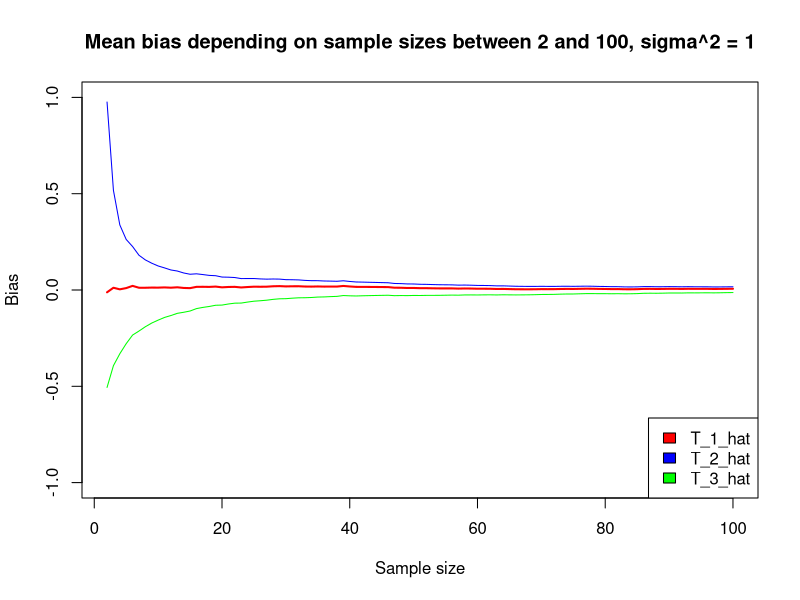
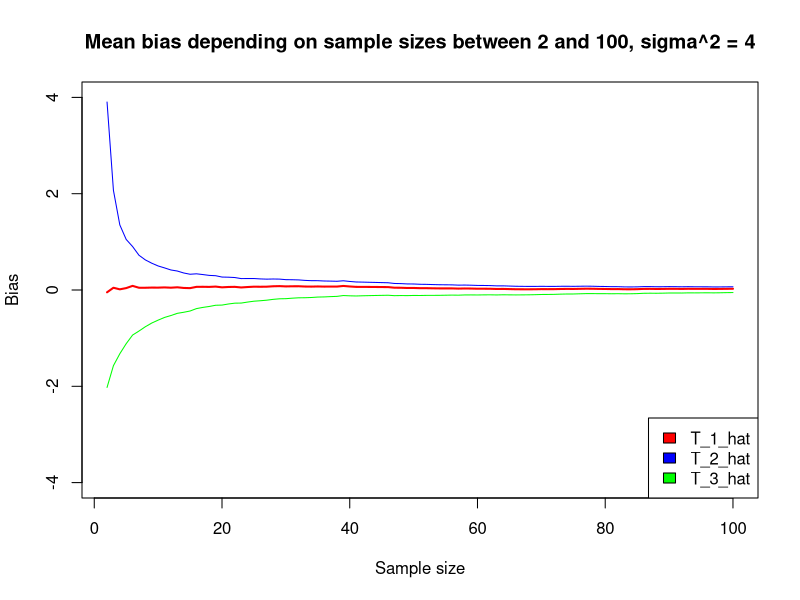
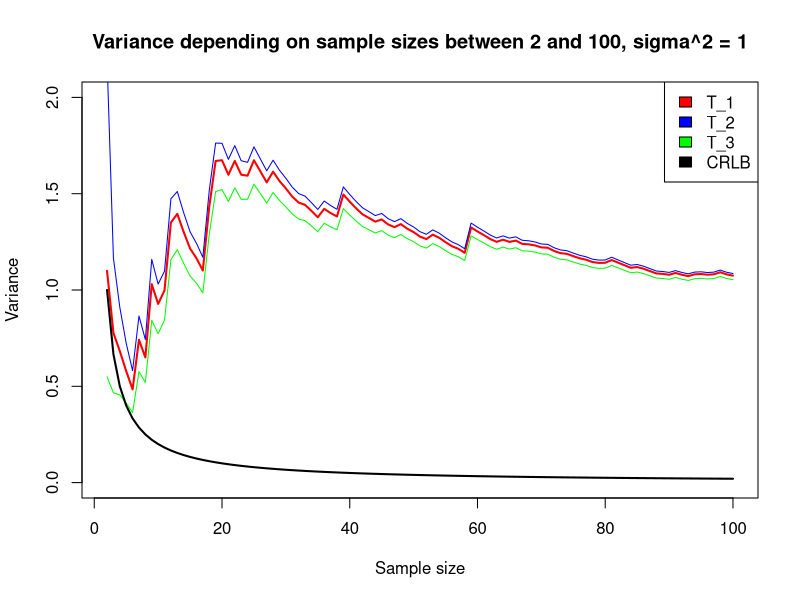
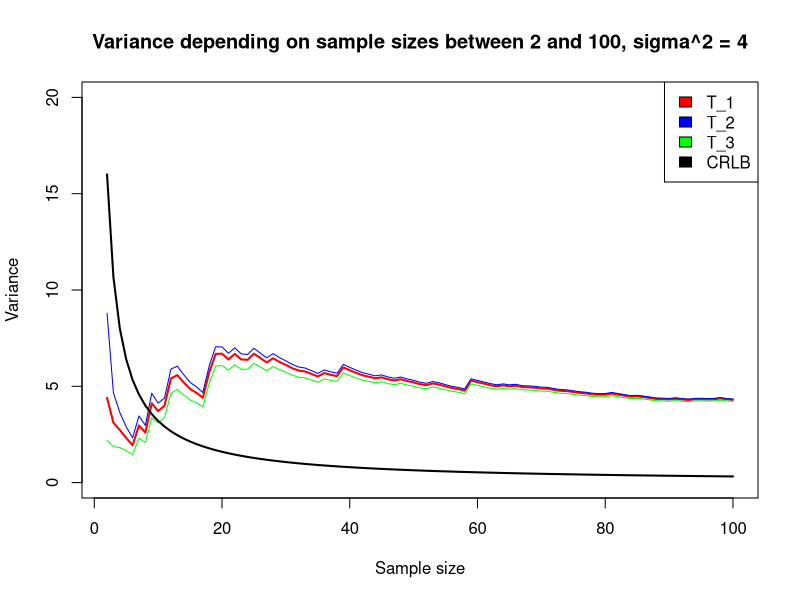
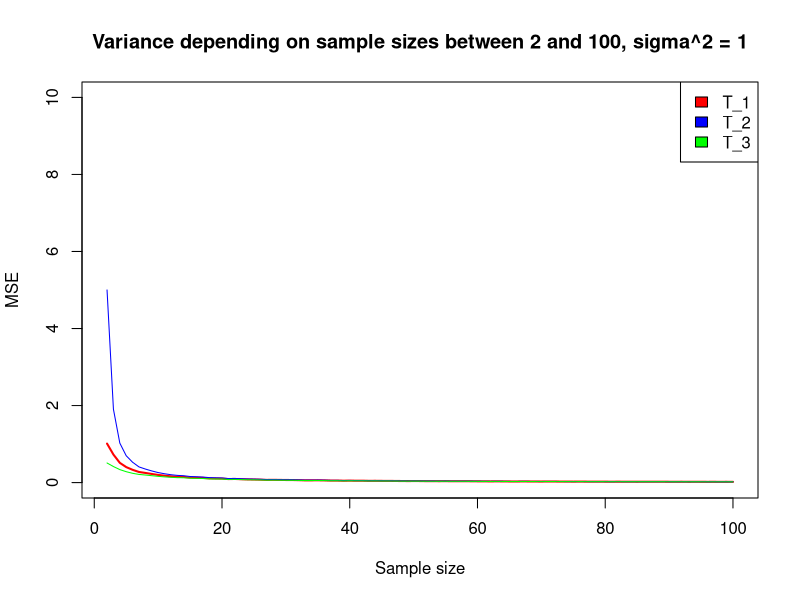
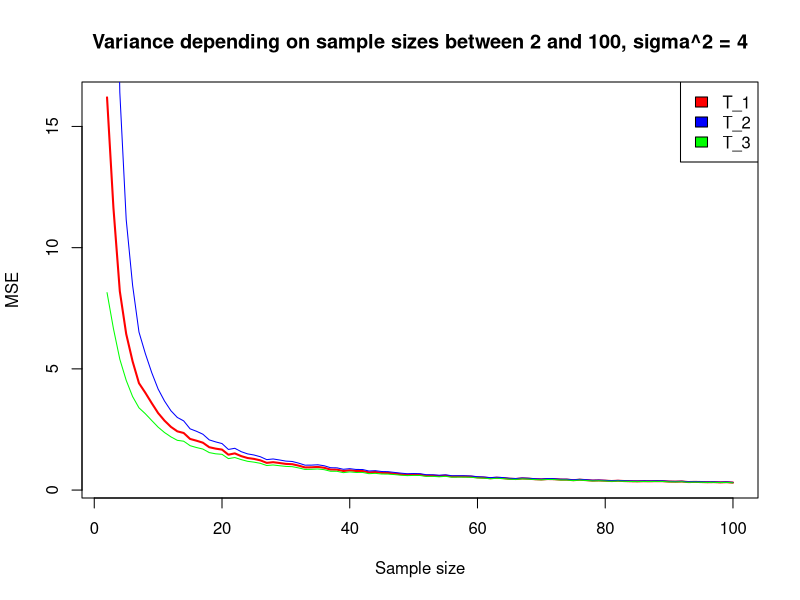

Here is the R script that generated these plots, in order:
## ---- chunk 1
knitr::opts_chunk$set(echo = TRUE)
## ---- chunk 2
T_1 = function(x){
  1/length(x)*sum((x)^2)
}

T_2 = function(x){
  1/(length(x)-1)*sum((x)^2)
}
  
T_3 = function(x){
  1/(length(x)+2)*sum((x)^2)
}
## ---- chunk 3

bias = function(yhat, y){
  mean(yhat - y)
}


MSE = function(yhat, y){
  mean((yhat - y)^2)
}
## ---- chunk 4
# Parameters
sample_size = 2:100                # sample size 
number_of_simulations    = 1000    # number of Monte Carlo replications
seednum = 42              
sigma_squared_1 = 1                # first true parameter
sigma_squared_2 = 4                # second true parameter
mu = 0

# Estimate sigma_squared - first case sigma^2 = 1
T_1_hat = c()
T_2_hat = c()
T_3_hat = c()
for (i in sample_size){
  set.seed(seednum)
  T_1_hat[i-1] = replicate(number_of_simulations, T_1(rnorm(i, mean = mu, sd = sqrt(sigma_squared_1))))
  set.seed(seednum)
  T_2_hat[i-1] = replicate(number_of_simulations, T_2(rnorm(i, mean = mu, sd = sqrt(sigma_squared_1))))
  set.seed(seednum)
  T_3_hat[i-1] = replicate(number_of_simulations, T_3(rnorm(i, mean = mu, sd = sqrt(sigma_squared_1))))
  print(T_1_hat)
}

# Estimate sigma_squared - second case sigma^2 = 4
T_1_2_hat = c()
T_2_2_hat = c()
T_3_2_hat = c()
for (i in sample_size){
  set.seed(seednum)
  T_1_2_hat[i-1] = replicate(number_of_simulations, T_1(rnorm(i, mean = mu, sd = sqrt(sigma_squared_2))))
  set.seed(seednum)
  T_2_2_hat[i-1] = replicate(number_of_simulations, T_2(rnorm(i, mean = mu, sd = sqrt(sigma_squared_2))))
  set.seed(seednum)
  T_3_2_hat[i-1] = replicate(number_of_simulations, T_3(rnorm(i, mean = mu, sd = sqrt(sigma_squared_2))))
  print(T_1_2_hat)
}

# Estimate bias - first case sigma^2 = 1
bias_T_1_hat = c()
bias_T_2_hat = c()
bias_T_3_hat = c()
for (i in sample_size){
  set.seed(seednum)
  bias_T_1_hat[i-1] = bias(replicate(number_of_simulations, T_1(rnorm(i, mean = mu, sd = sqrt(sigma_squared_1)))), sigma_squared_1)
  set.seed(seednum)
  bias_T_2_hat[i-1] = bias(replicate(number_of_simulations, T_2(rnorm(i, mean = mu, sd = sqrt(sigma_squared_1)))), sigma_squared_1)
  set.seed(seednum)
  bias_T_3_hat[i-1] = bias(replicate(number_of_simulations, T_3(rnorm(i, mean = mu, sd = sqrt(sigma_squared_1)))), sigma_squared_1)
}

# Estimate bias - second case sigma^2 = 4
bias_T_1_2_hat = c()
bias_T_2_2_hat = c()
bias_T_3_2_hat = c()
for (i in sample_size){
  set.seed(seednum)
  bias_T_1_2_hat[i-1] = bias(replicate(number_of_simulations, T_1(rnorm(i, mean = mu, sd = sqrt(sigma_squared_2)))), sigma_squared_2)
  set.seed(seednum)
  bias_T_2_2_hat[i-1] = bias(replicate(number_of_simulations, T_2(rnorm(i, mean = mu, sd = sqrt(sigma_squared_2)))), sigma_squared_2)
  set.seed(seednum)
  bias_T_3_2_hat[i-1] = bias(replicate(number_of_simulations, T_3(rnorm(i, mean = mu, sd = sqrt(sigma_squared_2)))), sigma_squared_2)
  print(bias_T_1_2_hat)
}


# Plot - Biases of first case sigma^2 = 1
plot(2:100, na.omit(bias_T_1_hat), ylim = c(-1,1), type = 'l', col = 'red', lwd = 2, ylab = 'Bias', main = 'Mean bias depending on sample sizes between 2 and 100, sigma^2 = 1', xlab = 'Sample size')
lines(2:100, na.omit(bias_T_2_hat), type = 'l', col = 'blue')
lines(2:100, na.omit(bias_T_3_hat), type = 'l', col = 'green')
legend('bottomright', legend=c('T_1_hat','T_2_hat', 'T_3_hat'), fill=c('red','blue', 'green')) 



# Plot - Biases of second case sigma^2 = 4
plot(2:100, na.omit(bias_T_1_2_hat), ylim = c(-4,4), type = 'l', col = 'red', lwd = 2, ylab = 'Bias', main = 'Mean bias depending on sample sizes between 2 and 100, sigma^2 = 4', xlab = 'Sample size')
lines(2:100, na.omit(bias_T_2_2_hat), type = 'l', col = 'blue')
lines(2:100, na.omit(bias_T_3_2_hat), type = 'l', col = 'green')
legend('bottomright', legend=c('T_1_hat','T_2_hat', 'T_3_hat'), fill=c('red','blue', 'green'))


# Conclusion: Estimator T_1 is unbiased, estimators T_2 and T_3 are asymptotically unbiased. 
## ---- chunk 5
# Parameters
n = sample_size

#CRLB = function(sigma, n){
#  2*(sigma^2)^2/n
#}

# Plot - Variances of estimators - sigma^2 = 1
plot(2:100, T_1_hat, ylim = c(0,2), type = 'l', col = 'red', lwd = 2, ylab = 'Variance', main = 'Variance depending on sample sizes between 2 and 100, sigma^2 = 1', xlab = 'Sample size')
lines(2:100, T_2_hat, type = 'l', col = 'blue')
lines(2:100, T_3_hat, type = 'l', col = 'green')
lines(2:100,  2*(sigma_squared_1)^2/n, type = "l", col = "black", lwd = 2, ylab = "Variance", main = "CRLB", xlab = "Sample size")
legend('topright', legend=c('T_1','T_2', 'T_3', 'CRLB'), fill=c('red','blue', 'green', 'black')) 

# Plot - Variances of estimators - sigma^2 = 4
plot(2:100, T_1_2_hat, ylim = c(0,20), type = 'l', col = 'red', lwd = 2, ylab = 'Variance', main = 'Variance depending on sample sizes between 2 and 100, sigma^2 = 4', xlab = 'Sample size')
lines(2:100, T_2_2_hat, type = 'l', col = 'blue')
lines(2:100, T_3_2_hat, type = 'l', col = 'green')
lines(2:100,  2*(sigma_squared_2)^2/n, type = "l", col = "black", lwd = 2, ylab = "Variance", main = "CRLB", xlab = "Sample size")
legend('topright', legend=c('T_1','T_2', 'T_3', 'CRLB'), fill=c('red','blue', 'green', 'black')) 

# We see that T_1, T_2 and T_3 converge to the same value when n gets large so the difference between the different estimators becomes negligible. 

# Note that the variance of T_3 is below the CRLB for small samples in the first graph which is the case because of the 'n+2' in the denominator. 
## ---- chunk 6
# MSE first case sigma^2 = 1

MSE_T_1 = c()
MSE_T_2 = c()
MSE_T_3 = c()
for (i in sample_size){
  set.seed(seednum)
  MSE_T_1[i-1] = MSE(replicate(number_of_simulations, T_1(rnorm(i, mean = mu, sd = sqrt(sigma_squared_1)))), sigma_squared_1)
  set.seed(seednum)
  MSE_T_2[i-1] = MSE(replicate(number_of_simulations, T_2(rnorm(i, mean = mu, sd = sqrt(sigma_squared_1)))), sigma_squared_1)
  set.seed(seednum)
  MSE_T_3[i-1] = MSE(replicate(number_of_simulations, T_3(rnorm(i, mean = mu, sd = sqrt(sigma_squared_1)))), sigma_squared_1)
}

# MSE second case sigma^2 = 4

MSE_T_1_2 = c()
MSE_T_2_2 = c()
MSE_T_3_2 = c()
for (i in sample_size){
  set.seed(seednum)
  MSE_T_1_2[i-1] = MSE(replicate(number_of_simulations, T_1(rnorm(i, mean = mu, sd = sqrt(sigma_squared_2)))), sigma_squared_2)
  set.seed(seednum)
  MSE_T_2_2[i-1] = MSE(replicate(number_of_simulations, T_2(rnorm(i, mean = mu, sd = sqrt(sigma_squared_2)))), sigma_squared_2)
  set.seed(seednum)
  MSE_T_3_2[i-1] = MSE(replicate(number_of_simulations, T_3(rnorm(i, mean = mu, sd = sqrt(sigma_squared_2)))), sigma_squared_2)
}


# Plot - MSE of estimators - sigma^2 = 1
plot(2:100, MSE_T_1, ylim = c(0,10), type = 'l', col = 'red', lwd = 2, ylab = 'MSE', main = 'Variance depending on sample sizes between 2 and 100, sigma^2 = 1', xlab = 'Sample size')
lines(2:100, MSE_T_2, type = 'l', col = 'blue')
lines(2:100, MSE_T_3, type = 'l', col = 'green')
legend('topright', legend=c('T_1','T_2','T_3'), fill=c('red','blue','green')) 

# Plot - MSE of estimators - sigma^2 = 4
plot(2:100, MSE_T_1_2, type = 'l', col = 'red', lwd = 2, ylab = 'MSE', main = 'Variance depending on sample sizes between 2 and 100, sigma^2 = 4', xlab = 'Sample size')
lines(2:100, MSE_T_2_2, type = 'l', col = 'blue')
lines(2:100, MSE_T_3_2, type = 'l', col = 'green')
legend('topright', legend=c('T_1','T_2','T_3'), fill=c('red','blue','green')) 


# As the sample size increases, the MSE of all the three estimators converges to the same value.
